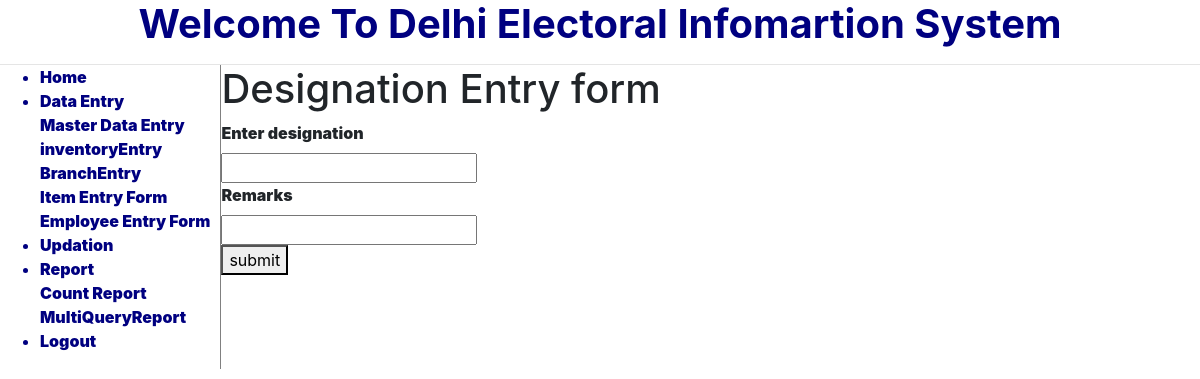
Screenshot of /Desig_Master.php with the database file from the repository.
### tables this page shows
CREATE TABLE `menu` (
  `menu_id` int(11) NOT NULL,
  `menu_name` varchar(255) NOT NULL,
  `parent_id` int(11) NOT NULL DEFAULT 0 COMMENT '0 if menu is root level or menuid if this is child on any menu',
  `link` varchar(255) NOT NULL,
  `status` enum('0','1') NOT NULL DEFAULT '1' COMMENT '0 for disabled menu or 1 for enabled menu'
);

### menu.php (the view, shortened to what this page needs)
<html>
<head>
<link rel="stylesheet" href="https://cdn.jsdelivr.net/npm/bootstrap@4.6.1/dist/css/bootstrap.min.css">
</head>
<body>
<?php
include 'database.php';
function get_menu_tree($parent_id)
{
	global $con;
	$menu = "";
	$sqlquery = " SELECT * FROM menu where status='1' and parent_id='" .$parent_id . "' ";
	$res=mysqli_query($con,$sqlquery);
    while($row=mysqli_fetch_array($res,MYSQLI_ASSOC))
	{
      $menu .="<li class = 'nav-item'><a href='".$row['link']."'>".$row['menu_name']."</a>";
		  $menu .= "<ul class='navbar-nav'>".get_menu_tree($row['menu_id'])."</ul>";
 		  $menu .= "</li>";
    }
    return $menu;
}
?>
<h1 align="center"><b><font color = "navy">Welcome To Delhi Electoral Infomartion System</font></align><b><b></h1><hr class="sep">
<aside>
<ul class="main-navigation">
<?php echo get_menu_tree(0); ?>
</ul>
</aside>
</body>
</html>

### Desig_Master.php (shortened to what this page needs)
<!DOCTYPE html>
<html lang="en">
<head>
</head>
<body>
    <?php  include 'menu.php'; ?>
    <h1>Designation Entry form</h1>
    <form action="Desig_Action.php" method = "get">
        <label for="desig_name"> Enter designation </label><br>
        <input type="text" name="designm"><br>
        <label for="Remarks"> Remarks </label><br>
        <input type="textarea" name="Remarks">   <br>
        <button type = "submit"> submit </button>
     </form>
</body>
</html>

### menu.php (style rules this page uses)
aside { float: left; height: 100%; border: 1px solid grey; border-top: none; border-left: none; border-bottom: none; padding-right: 10px; margin-top: 0; }
.sep { margin-bottom: 0; }
.navbar-nav { color:navy; }
.nav-item { color:navy; }
a { color:navy; }

### rows the page displays
menu: menu_name "Home"
menu: menu_name "Data Entry"
menu: menu_name "Master Data Entry"
menu: menu_name "inventoryEntry"
menu: menu_name "BranchEntry"
menu: menu_name "Item Entry Form"
menu: menu_name "Employee Entry Form"
menu: menu_name "Updation"
menu: menu_name "Report"
menu: menu_name "Count Report"
menu: menu_name "MultiQueryReport"
menu: menu_name "Logout"
